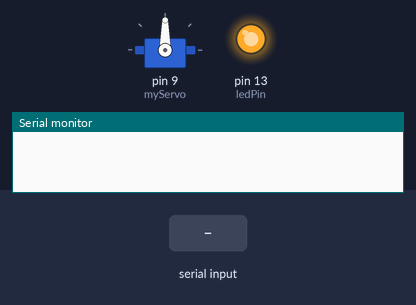
Bench run of a sketch on a simulated Arduino Uno, built with avr-gcc and run on an emulated ATmega328P. Shown: servo, output pins drawn as LEDs (lit = HIGH), the last lines printed to the serial monitor. The inputs (shaded band) are chosen by the test bench.

Above: at 1.2 s.
1.3 s: "a" received over Serial
At 1.55 s:
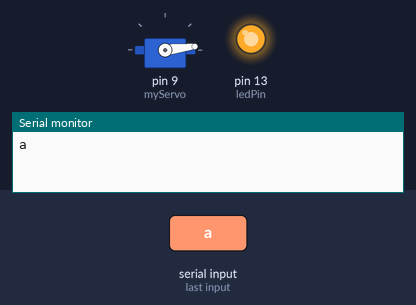
4.3 s: "c" received over Serial
At 5.4 s:
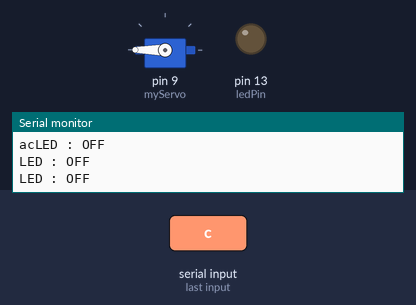
6.6 s: "b" received over Serial
At 10.6 s:
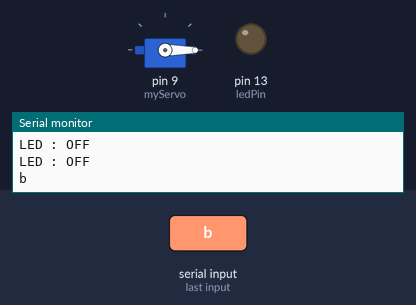
Timing chart, 0 to 12.1 s (numbered marks = the images above; inputs shaded):
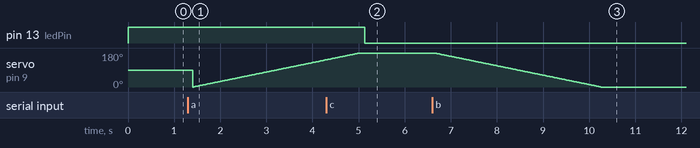

Measured:
- after the input at 4.3 s, pin 13 (ledPin): HIGH → LOW after 0.83 s
- after the input at 6.6 s, servo on pin 9 (myServo): moves from 180° to 0° over 3.6 s, starting after 0.06 s

The sketch:

BluetoothLED.ino
```cpp
#include <Servo.h>
Servo myServo;

#define ledPin 13
int state = 0;
int pos = 0;

void setup() {
  // put your setup code here, to run once:
  myServo.attach(9);
  pinMode(ledPin, OUTPUT);
  digitalWrite(ledPin, HIGH);
  Serial.begin(9600);
}

void loop() {
  if (Serial.available() > 0) {
    state = Serial.read();
    Serial.write(state);
  }
  if (state == 'a' ) {
    for (int pos = 0 ; pos <= 180 ; pos++) {
      myServo.write(pos);
      delay(20);
    }state=0;
  }
  else if (state == 'b') {
    for (int pos = 180 ; pos >= 0 ; pos--) {
      myServo.write(pos);
      delay(20);
    }state=0;
  }


  else if (state == 'c') {
    digitalWrite(ledPin,  LOW);
    Serial.println("LED : OFF");
  }
  else if (state == 'd') {
    digitalWrite(ledPin,  HIGH);
    Serial.println("LED : ON");
  }
  delay(100);
}
```
